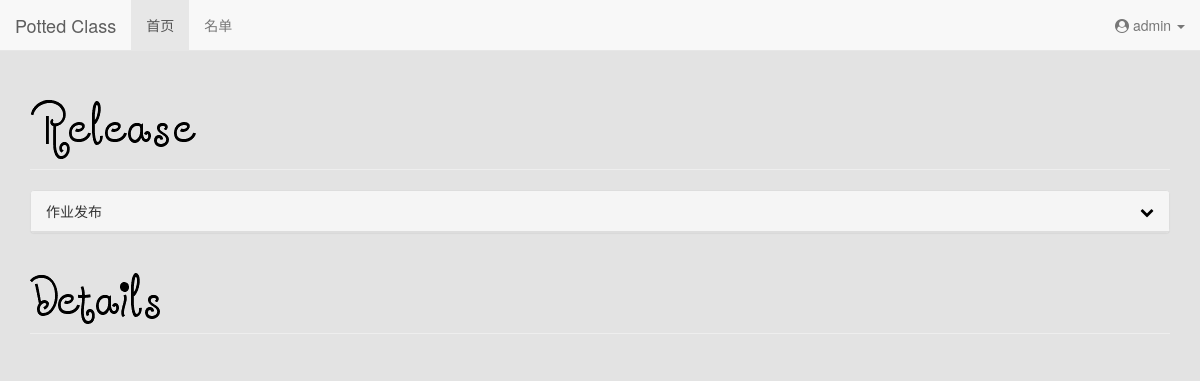
Page / (signed in) on the earlier database version.
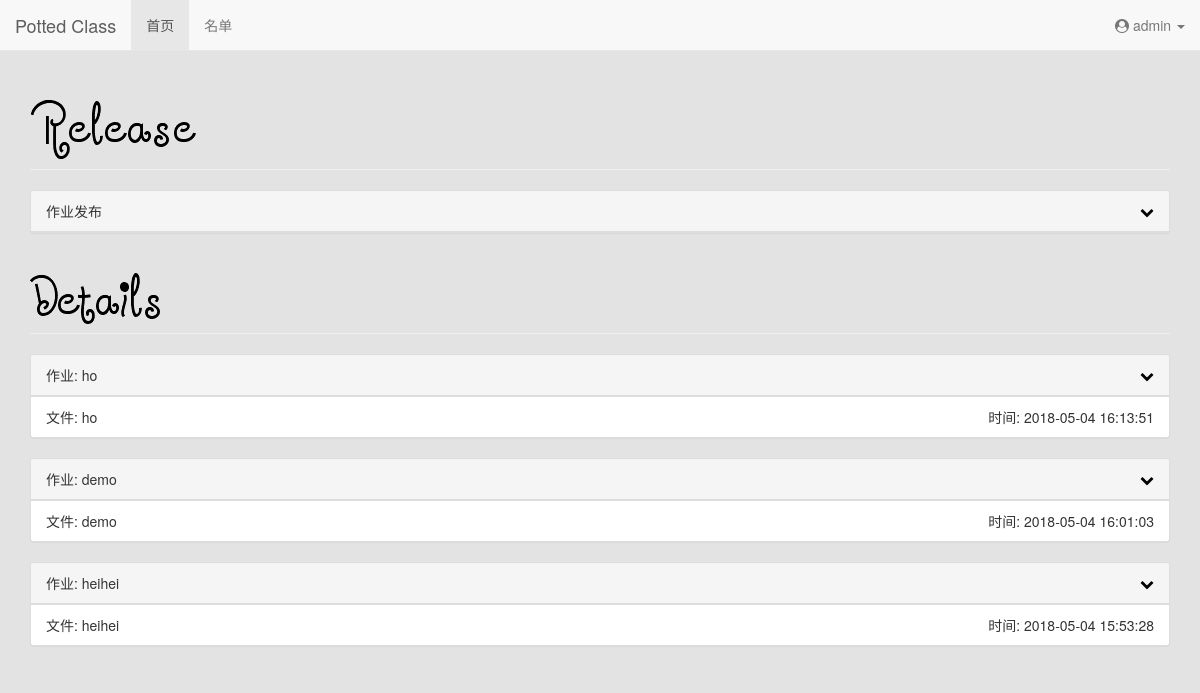
Same page on the later database version.
### tables this page shows
CREATE TABLE works(
id integer primary key autoincrement,
name char(20),
filename char(10),
time char(20)
);

### flaskr.py (the view)
@app.route("/")
def index():
    if not session.get('logged_in'):
        return redirect("login")
    cur = g.db.execute("select * from works order by id desc limit 3")
    data = [dict(id=row[0], name=row[1], filename=row[2], time=row[3]) for row in cur.fetchall()]
    return render_template("index.html", data=data)

### flaskr.py (called while the page is built)
def connect_db():
    return sqlite3.connect(app.config['DATABASE'])

@app.before_request
def before_request():
    g.db = connect_db()

@app.teardown_request
def teardown_request(exception):
    g.db.commit()
    g.db.close()

### templates/index.html (shortened to what this page needs)
{% extends "base.html" %}
{% block js %}
<link href="https://cdn.bootcss.com/bootstrap-table/1.11.1/bootstrap-table.min.css" rel="stylesheet">
{% endblock %}
{% block main %}
        <div class="area">
            <div class="page-header animated fadeInUp">
                <img src="/static/img/release.png" class="img-responsive" alt="Release">
            </div>
            <div class="panel panel-default animated fadeInUp">
                <div class="panel-heading">
                    作业发布
                    <div class="pull-right">
                        <p><a id="open" href="javascript:;"><i id="ii" class="fa fa-chevron-down" aria-hidden="true"></i> </a></p>
                    </div>
                </div>
            </div>
        </div>
        <div class="page-header animated fadeInUp">
            <img src="/static/img/details.png" class="img-responsive" alt="Details">
        </div>
        {% for d in data %}
            <div class="panel panel-default animated fadeInUp">
                <div class="panel-heading">作业: {{ d.name }}
                    <div class="pull-right">
                        <p><a id="{{ d.name }}" href="javascript:;" onclick=openit(this)><i id="i{{ d.name }}" class="fa fa-chevron-down" aria-hidden="true"></i> </a></p>
                    </div>
                </div>
                <ul class="list-group">
                    <li class="list-group-item">文件: {{ d.filename }}<div class="pull-right">时间: {{ d.time }}</div></li>
                </ul>
            </div>
        {% endfor %}
    {% endblock %}

### templates/base.html (shortened to what this page needs)
<!DOCTYPE html>
<head>
    <link rel="stylesheet" href="https://cdn.bootcss.com/bootstrap/3.3.7/css/bootstrap.min.css">
    <link rel="stylesheet" href="https://cdn.bootcss.com/font-awesome/4.7.0/css/font-awesome.min.css">
    <link rel="stylesheet" href="/static/css/kuari.css">
    <link rel="stylesheet" href="/static/css/animate.min.css">
    {% block js %}{% endblock %}
</head>
<body>
<nav class="navbar navbar-default navbar-fixed-top">
  <div class="container-fluid">
    <div class="navbar-header">
      <a class="navbar-brand" href="{{ url_for('index') }}">Potted Class</a>
    </div>
    <div class="collapse navbar-collapse" id="bs-example-navbar-collapse-1">
      <ul class="nav navbar-nav menu-active">
          <li class="active"><a href="{{ url_for('index') }}">首页</a></li>
          <li><a href="{{ url_for("list") }}">名单</a></li>
      </ul>
      <ul class="nav navbar-nav navbar-right">
          {% if not session.logged_in %}
            <li><a href="{{ url_for('login') }}"><i class="fa fa-sign-in" aria-hidden="true"></i> 登陆</a></li>
          {% else %}
              <li role="presentation" class="dropdown">
                <a class="dropdown-toggle" data-toggle="dropdown" href="#" role="button" aria-haspopup="true" aria-expanded="false">
                  <i class="fa fa-user-circle" aria-hidden="true"></i> {{ session["username"] }} <span class="caret"></span>
                </a>
              </li>
          {% endif %}
      </ul>
    </div>
  </div>
</nav>
<div class="container main-content">
    {% block main %}{% endblock %}
</div>
</body>

### static/css/kuari.css (style rules this page uses)
a { color: #000000; }
body { background-image: url('/static/img/cat.jpg'); background-repeat:no-repeat; background-attachment:fixed }
.area { padding-top: 2%; }
.main-content { padding-top: 3%; }

Differences in the rows shown:
added works: name "ho", filename "ho", time "2018-05-04 16:13:51"
added works: name "demo", filename "demo", time "2018-05-04 16:01:03"
added works: name "heihei", filename "heihei", time "2018-05-04 15:53:28"
